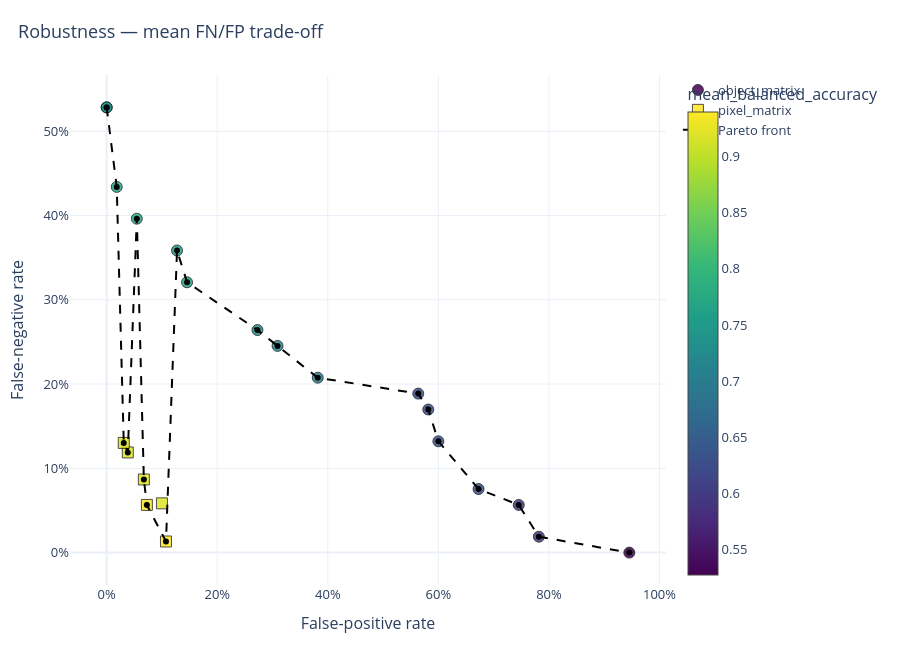

Notebook code for this chart:
### Code cell
plot_detection_pareto(
    robustness_summary_df,
    fn_col="mean_fn_rate",
    fp_col="mean_fp_rate",
    color_col="mean_balanced_accuracy",
    symbol_col="matrix_family",
    id_col="selected_config_id",
    group_col="matrix_family",
    title="Robustness — mean FN/FP trade-off",
    show=True,
)

### Figure 1 — Plotly figure (JSON) as saved in the notebook; plotly's stock layout.template omitted (floating-point values rounded to 4 significant figures)
{"data": [{"customdata": [["04A_object_matrix_0001", "object_matrix", "0.5272727272727272"], ["04A_object_matrix_0002", "object_matrix", "0.5996569468267582"], ["04A_object_matrix_0003", "object_matrix", "0.5989708404802745"], ["04A_object_matrix_0004", "object_matrix", "0.6259005145797598"], ["04A_object_matrix_0005", "object_matrix", "0.6339622641509435"], ["04A_object_matrix_0006", "object_matrix", "0.6241852487135506"], ["04A_object_matrix_0007", "object_matrix", "0.6238421955403087"], ["04A_object_matrix_0008", "object_matrix", "0.7053173241852487"], ["04A_object_matrix_0009", "object_matrix", "0.7228130360205832"], ["04A_object_matrix_0010", "object_matrix", "0.7315608919382504"], ["04A_object_matrix_0011", "object_matrix", "0.7668953687821611"], ["04A_object_matrix_0012", "object_matrix", "0.7571183533447684"], ["04A_object_matrix_0013", "object_matrix", "0.7746140651801029"], ["04A_object_matrix_0014", "object_matrix", "0.7739279588336192"], ["04A_object_matrix_0015", "object_matrix", "0.7358490566037736"], ["04A_object_matrix_0016", "object_matrix", "0.7358490566037736"]], "hovertemplate": "mean_fp_rate: %{x:.2%}<br>mean_fn_rate: %{y:.2%}<br>selected_config_id: %{customdata[0]}<br>matrix_family: %{customdata[1]}<br>mean_balanced_accuracy: %{customdata[2]}<br><extra></extra>", "marker": {"cmax": 0.9398, "cmin": 0.5273, "color": [0.5273, 0.5997, 0.599, 0.6259, 0.634, 0.6242, 0.6238, 0.7053, 0.7228, 0.7316, 0.7669, 0.7571, 0.7746, 0.7739, 0.7358, 0.7358], "colorbar": {"title": {"text": "mean_balanced_accuracy"}}, "colorscale": [[0, "#440154"], [0.1111, "#482878"], [0.2222, "#3e4989"], [0.3333, "#31688e"], [0.4444, "#26828e"], [0.5556, "#1f9e89"], [0.6667, "#35b779"], [0.7778, "#6ece58"], [0.8889, "#b5de2b"], [1, "#fde725"]], "line": {"color": "black", "width": 0.8}, "opacity": 0.85, "showscale": false, "size": 11, "symbol": "circle"}, "mode": "markers", "name": "object_matrix", "type": "scatter", "x": [0.9455, 0.7818, 0.7455, 0.6727, 0.6, 0.5818, 0.5636, 0.3818, 0.3091, 0.2727, 0.1455, 0.1273, 0.05455, 0.01818, 0.0, 0.0], "y": [0.0, 0.01887, 0.0566, 0.07547, 0.1321, 0.1698, 0.1887, 0.2075, 0.2453, 0.2642, 0.3208, 0.3585, 0.3962, 0.434, 0.5283, 0.5283]}, {"customdata": [["04A_pixel_matrix_0001", "pixel_matrix", "0.9397598627787307"], ["04A_pixel_matrix_0002", "pixel_matrix", "0.9353344768439108"], ["04A_pixel_matrix_0003", "pixel_matrix", "0.9207547169811322"], ["04A_pixel_matrix_0004", "pixel_matrix", "0.922967409948542"], ["04A_pixel_matrix_0005", "pixel_matrix", "0.9214751286449399"], ["04A_pixel_matrix_0006", "pixel_matrix", "0.9194511149228131"]], "hovertemplate": "mean_fp_rate: %{x:.2%}<br>mean_fn_rate: %{y:.2%}<br>selected_config_id: %{customdata[0]}<br>matrix_family: %{customdata[1]}<br>mean_balanced_accuracy: %{customdata[2]}<br><extra></extra>", "marker": {"cmax": 0.9398, "cmin": 0.5273, "color": [0.9398, 0.9353, 0.9208, 0.923, 0.9215, 0.9195], "colorbar": {"title": {"text": "mean_balanced_accuracy"}}, "colorscale": [[0, "#440154"], [0.1111, "#482878"], [0.2222, "#3e4989"], [0.3333, "#31688e"], [0.4444, "#26828e"], [0.5556, "#1f9e89"], [0.6667, "#35b779"], [0.7778, "#6ece58"], [0.8889, "#b5de2b"], [1, "#fde725"]], "line": {"color": "black", "width": 0.8}, "opacity": 0.85, "showscale": true, "size": 11, "symbol": "square"}, "mode": "markers", "name": "pixel_matrix", "type": "scatter", "x": [0.1073, 0.07273, 0.1, 0.06727, 0.03818, 0.03091], "y": [0.01321, 0.0566, 0.05849, 0.08679, 0.1189, 0.1302]}, {"hoverinfo": "skip", "line": {"color": "black", "dash": "dash"}, "marker": {"color": "black", "size": 6}, "mode": "lines+markers", "name": "Pareto front", "type": "scatter", "x": [0.0, 0.0, 0.01818, 0.03091, 0.03818, 0.05455, 0.06727, 0.07273, 0.1073, 0.1273, 0.1455, 0.2727, 0.3091, 0.3818, 0.5636, 0.5818, 0.6, 0.6727, 0.7455, 0.7818, 0.9455], "y": [0.5283, 0.5283, 0.434, 0.1302, 0.1189, 0.3962, 0.08679, 0.0566, 0.01321, 0.3585, 0.3208, 0.2642, 0.2453, 0.2075, 0.1887, 0.1698, 0.1321, 0.07547, 0.0566, 0.01887, 0.0]}], "layout": {"font": {"size": 13}, "height": 650, "hoverlabel": {"namelength": -1}, "margin": {"b": 65, "l": 70, "r": 80, "t": 75}, "title": {"font": {"size": 18}, "text": "Robustness — mean FN/FP trade-off", "x": 0.02}, "width": 900, "xaxis": {"tickformat": ".0%", "title": {"text": "False-positive rate"}}, "yaxis": {"tickformat": ".0%", "title": {"text": "False-negative rate"}}}}
